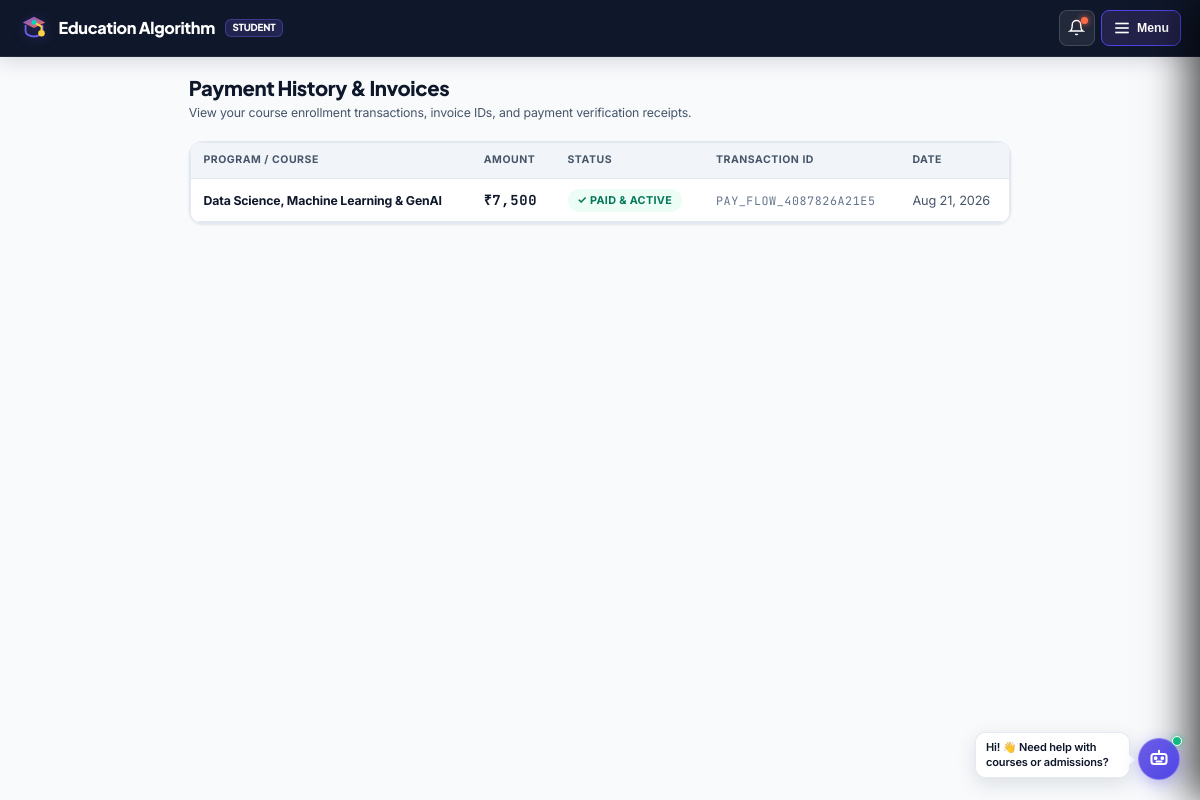
/payment-history.php (signed in), run on the app's committed database.
### tables this page shows
CREATE TABLE `enrollments` (
  `id` int(11) NOT NULL AUTO_INCREMENT,
  `student_id` int(11) DEFAULT NULL,
  `course_id` int(11) DEFAULT NULL,
  `name` varchar(100) NOT NULL,
  `email` varchar(150) NOT NULL,
  `phone` varchar(30) NOT NULL,
  `course` varchar(150) NOT NULL,
  `amount` int(11) NOT NULL DEFAULT 15000,
  `payment_status` varchar(20) NOT NULL DEFAULT 'pending',
  `status` varchar(20) DEFAULT 'pending',
  `razorpay_order_id` varchar(100) DEFAULT NULL,
  `razorpay_payment_id` varchar(100) DEFAULT NULL,
  `enrolled_at` timestamp NULL DEFAULT NULL,
  `expires_at` timestamp NULL DEFAULT NULL,
  `lead_status` varchar(30) NOT NULL DEFAULT 'new',
  `created_at` timestamp NOT NULL DEFAULT current_timestamp(),
  PRIMARY KEY (`id`),
  KEY `idx_enrollments_email` (`email`),
  KEY `idx_enrollments_student_id` (`student_id`),
  KEY `idx_enrollments_status` (`status`),
  KEY `idx_enrollments_course_id` (`course_id`)
);

CREATE TABLE `courses` (
  `id` int(11) NOT NULL AUTO_INCREMENT,
  `title` varchar(150) NOT NULL,
  `slug` varchar(180) DEFAULT NULL,
  `description` text DEFAULT NULL,
  `level` varchar(50) DEFAULT 'Beginner to Advanced',
  `duration` varchar(50) DEFAULT '12 Weeks',
  `price` int(11) NOT NULL DEFAULT 15000,
  `status` varchar(20) NOT NULL DEFAULT 'published',
  `published_at` datetime DEFAULT NULL,
  `created_at` timestamp NOT NULL DEFAULT current_timestamp(),
  `updated_at` timestamp NOT NULL DEFAULT current_timestamp() ON UPDATE current_timestamp(),
  PRIMARY KEY (`id`),
  KEY `idx_courses_status` (`status`)
);

### config.php (called while the page is built, shortened)
<?php
function e($str) {
    return htmlspecialchars($str ?? '', ENT_QUOTES, 'UTF-8');
}

### payment-history.php (the view, shortened to what this page needs)
<?php
require_once __DIR__ . "/config.php";
require_once __DIR__ . "/includes/auth.php";
$studentId = requireStudent();
$stmt = $pdo->prepare("SELECT email FROM students WHERE id = ?");
$stmt->execute([$studentId]);
$email = $stmt->fetchColumn();
$stmt = $pdo->prepare("
    SELECT e.*, c.title as course_title
    FROM enrollments e
    LEFT JOIN courses c ON e.course_id = c.id
    WHERE e.student_id = ? OR e.email = ?
    ORDER BY e.created_at DESC
");
$stmt->execute([$studentId, $email]);
$payments = $stmt->fetchAll();
?>
<!DOCTYPE html>
<html lang="en">
<head>
    <link rel="stylesheet" href="css/student.css?v=9.0">
    <link rel="stylesheet" href="css/chatbot.css?v=5.0.0">
</head>
<body>
    <?php include __DIR__ . "/student-nav.php"; ?>
    <main class="app-container" style="max-width: 860px;">
        <div class="page-header">
            <div class="page-header-text">
                <h1>Payment History & Invoices</h1>
                <p>View your course enrollment transactions, invoice IDs, and payment verification receipts.</p>
            </div>
        </div>
        <div class="card" style="padding: 0; overflow: hidden;">
            <?php if (empty($payments)): ?>
                <div style="text-align: center; padding: 3rem 1.5rem;">
                    <div style="font-size: 2.2rem; margin-bottom: 0.5rem;">💳</div>
                    <h3 style="font-size: 1.1rem; font-weight: 700;">No payment transactions recorded</h3>
                    <p style="margin-top: 0.25rem; font-size: 0.84rem; color: #64748b;">Enrollments completed through Razorpay will appear here automatically.</p>
                </div>
            <?php else: ?>
            <div class="table-responsive">
                <table>
                    <thead>
                        <tr>
                            <th>Program / Course</th>
                            <th>Amount</th>
                            <th>Status</th>
                            <th>Transaction ID</th>
                            <th>Date</th>
                        </tr>
                    </thead>
                    <tbody>
                        <?php foreach ($payments as $p):
                            $isPaid = ($p['payment_status'] === 'paid' || $p['status'] === 'active' || $p['status'] === 'paid');
                            $courseName = !empty($p['course_title']) ? $p['course_title'] : (!empty($p['course']) ? $p['course'] : 'Full Stack Web Development');
                        ?>
                        <tr>
                            <td>
                                <strong><?php echo e($courseName); ?></strong>
                            </td>
                            <td class="mono" style="font-weight: 700; font-size: 0.92rem;">
                                ₹<?php echo number_format($p["amount"] ?? 15000); ?>
                            </td>
                            <td>
                                <span class="badge <?php echo $isPaid ? 'paid' : 'pending'; ?>">
                                    <?php echo $isPaid ? '✓ Paid & Active' : '⏳ Pending'; ?>
                                </span>
                            </td>
                            <td>
                                <span class="mono" style="color: var(--text-muted); font-size: 0.78rem;">
                                    <?php echo e($p["razorpay_payment_id"] ?: ($p["razorpay_order_id"] ?: '—')); ?>
                                </span>
                            </td>
                            <td style="font-size: 0.85rem; color: var(--text-secondary);">
                                <?php echo date('M d, Y', strtotime($p["created_at"] ?? 'now')); ?>
                            </td>
                        </tr>
                        <?php endforeach; ?>
                    </tbody>
                </table>
            </div>
            <?php endif; ?>
        </div>
    </main>
</body>
</html>

### data on the page
enrollments: course.title "Data Science, Machine Learning & GenAI", amount "7,500", payment_status "✓ PAID & ACTIVE", razorpay_payment "PAY_FLOW_4087826A21E5", created_at "Aug 21, 2026"
